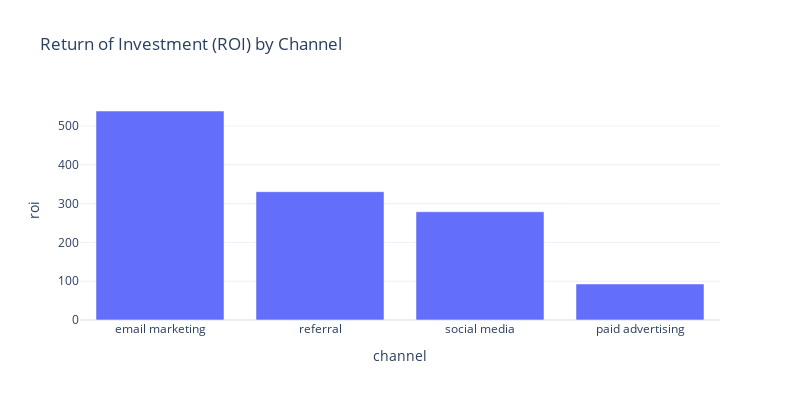

Notebook cell for this chart:
### Markdown cell above
### 4)Return of Investment(ROI) by Channel

### Code cell
data['roi'] = data['revenue']/data['cost']
roi_by_channel = data.groupby('channel')['roi'].mean().reset_index().sort_values(by = 'roi', ascending = False)

fig = px.bar(roi_by_channel,
            x = 'channel',
            y = 'roi',
            title = 'Return of Investment (ROI) by Channel')
fig.update_layout(
    width=800, 
    height=400
)
fig.show()

### Figure 1 — Plotly figure (JSON) as saved in the notebook; plotly's stock layout.template omitted (floating-point values rounded to 4 significant figures)
{"data": [{"alignmentgroup": "True", "hovertemplate": "channel=%{x}<br>roi=%{y}<extra></extra>", "legendgroup": "", "marker": {"color": "#636efa", "pattern": {"shape": ""}}, "name": "", "offsetgroup": "", "orientation": "v", "showlegend": false, "textposition": "auto", "type": "bar", "x": ["email marketing", "referral", "social media", "paid advertising"], "xaxis": "x", "y": [538.6, 330.7, 279.0, 92.83], "yaxis": "y"}], "layout": {"barmode": "relative", "height": 400, "legend": {"tracegroupgap": 0}, "title": {"text": "Return of Investment (ROI) by Channel"}, "width": 800, "xaxis": {"anchor": "y", "domain": [0, 1], "title": {"text": "channel"}}, "yaxis": {"anchor": "x", "domain": [0, 1], "title": {"text": "roi"}}}}
